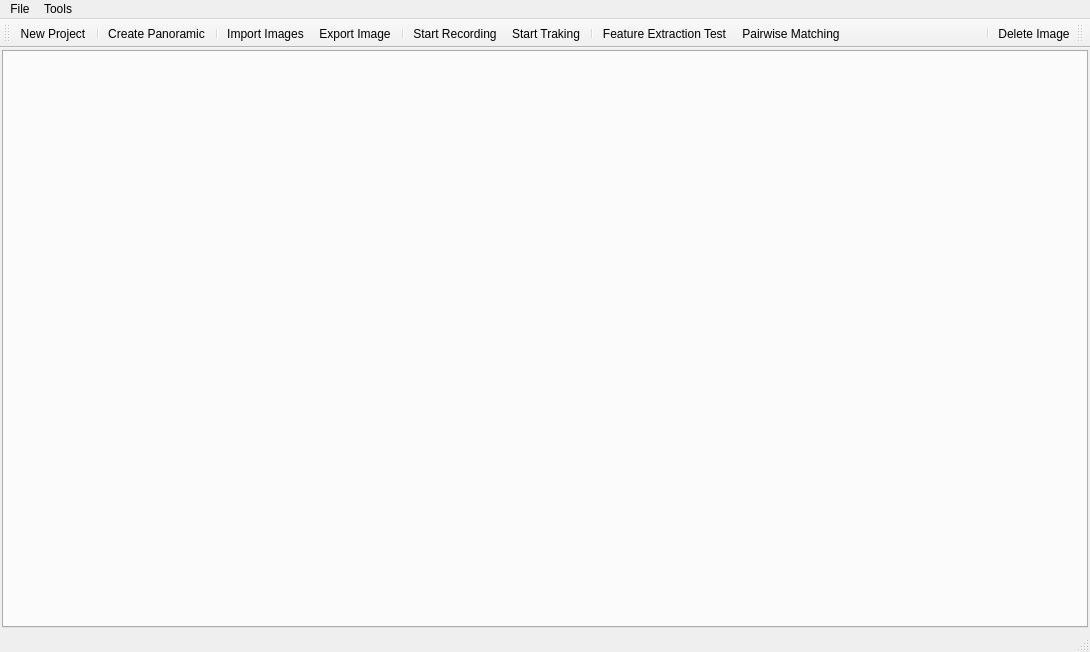
<?xml version="1.0" encoding="UTF-8"?>
<ui version="4.0">
 <class>MainWindow</class>
 <widget class="QMainWindow" name="MainWindow">
  <property name="geometry">
   <rect>
    <x>0</x>
    <y>0</y>
    <width>1090</width>
    <height>652</height>
   </rect>
  </property>
  <property name="acceptDrops">
   <bool>false</bool>
  </property>
  <property name="windowTitle">
   <string>MainWindow</string>
  </property>
  <property name="styleSheet">
   <string notr="true"/>
  </property>
  <widget class="QWidget" name="centralwidget">
   <layout class="QGridLayout" name="gridLayout">
    <property name="leftMargin">
     <number>2</number>
    </property>
    <property name="topMargin">
     <number>2</number>
    </property>
    <property name="rightMargin">
     <number>2</number>
    </property>
    <property name="bottomMargin">
     <number>2</number>
    </property>
    <item row="0" column="0">
     <widget class="QTabWidget" name="tabWidget">
      <property name="sizePolicy">
       <sizepolicy hsizetype="Expanding" vsizetype="Expanding">
        <horstretch>3</horstretch>
        <verstretch>0</verstretch>
       </sizepolicy>
      </property>
      <property name="styleSheet">
       <string notr="true"/>
      </property>
      <property name="currentIndex">
       <number>-1</number>
      </property>
     </widget>
    </item>
   </layout>
  </widget>
  <widget class="QMenuBar" name="menubar">
   <property name="geometry">
    <rect>
     <x>0</x>
     <y>0</y>
     <width>1090</width>
     <height>21</height>
    </rect>
   </property>
   <widget class="QMenu" name="menuArchivo">
    <property name="title">
     <string>File</string>
    </property>
    <addaction name="actionNew_Project"/>
   </widget>
   <widget class="QMenu" name="menuTools">
    <property name="title">
     <string>Tools</string>
    </property>
    <addaction name="actionAdvanced"/>
   </widget>
   <addaction name="menuArchivo"/>
   <addaction name="menuTools"/>
  </widget>
  <widget class="QStatusBar" name="statusbar"/>
  <widget class="QToolBar" name="toolBar">
   <property name="sizePolicy">
    <sizepolicy hsizetype="Maximum" vsizetype="Fixed">
     <horstretch>1</horstretch>
     <verstretch>0</verstretch>
    </sizepolicy>
   </property>
   <property name="acceptDrops">
    <bool>false</bool>
   </property>
   <property name="windowTitle">
    <string>toolBar</string>
   </property>
   <attribute name="toolBarArea">
    <enum>TopToolBarArea</enum>
   </attribute>
   <attribute name="toolBarBreak">
    <bool>false</bool>
   </attribute>
   <addaction name="actionNew_Project"/>
   <addaction name="separator"/>
   <addaction name="actionCreate_Panoramic"/>
   <addaction name="separator"/>
   <addaction name="actionImport_Images"/>
   <addaction name="actionExport_Image"/>
   <addaction name="separator"/>
   <addaction name="actionStart_Recording"/>
   <addaction name="actionStart_Traking"/>
   <addaction name="separator"/>
   <addaction name="actionFeature_Extraction"/>
   <addaction name="actionPairwise_Matching"/>
  </widget>
  <widget class="DropToolBar" name="dropToolBar">
   <property name="sizePolicy">
    <sizepolicy hsizetype="Minimum" vsizetype="Fixed">
     <horstretch>0</horstretch>
     <verstretch>0</verstretch>
    </sizepolicy>
   </property>
   <property name="acceptDrops">
    <bool>true</bool>
   </property>
   <property name="windowTitle">
    <string>toolBar_2</string>
   </property>
   <property name="layoutDirection">
    <enum>Qt::RightToLeft</enum>
   </property>
   <attribute name="toolBarArea">
    <enum>TopToolBarArea</enum>
   </attribute>
   <attribute name="toolBarBreak">
    <bool>false</bool>
   </attribute>
   <addaction name="actionDelete_Image"/>
   <addaction name="separator"/>
  </widget>
  <action name="actionImport_Images">
   <property name="icon">
    <iconset resource="qml.qrc">
     <normaloff>:/images/import.png</normaloff>:/images/import.png</iconset>
   </property>
   <property name="text">
    <string>Import Images</string>
   </property>
   <property name="toolTip">
    <string>Open explorer to add Images to merge...</string>
   </property>
   <property name="shortcut">
    <string>Alt+I</string>
   </property>
  </action>
  <action name="actionCreate_Panoramic">
   <property name="icon">
    <iconset resource="qml.qrc">
     <normaloff>:/imgpanoramic</normaloff>:/imgpanoramic</iconset>
   </property>
   <property name="text">
    <string>Create Panoramic</string>
   </property>
   <property name="shortcut">
    <string>Ctrl+Alt+P</string>
   </property>
  </action>
  <action name="actionNew_Project">
   <property name="icon">
    <iconset resource="qml.qrc">
     <normaloff>:/imgnewproject</normaloff>:/imgnewproject</iconset>
   </property>
   <property name="text">
    <string>New Project</string>
   </property>
   <property name="shortcut">
    <string>Alt+N</string>
   </property>
   <property name="iconVisibleInMenu">
    <bool>true</bool>
   </property>
  </action>
  <action name="actionDelete_Image">
   <property name="icon">
    <iconset resource="qml.qrc">
     <normaloff>:/imgtrashcan</normaloff>:/imgtrashcan</iconset>
   </property>
   <property name="text">
    <string>Delete Image</string>
   </property>
   <property name="toolTip">
    <string>Remove selected image or Drag and Drop a selected image to delete it</string>
   </property>
  </action>
  <action name="actionAdvanced">
   <property name="text">
    <string>Advanced</string>
   </property>
   <property name="toolTip">
    <string>Open Advanced Configuration Panel</string>
   </property>
  </action>
  <action name="actionFeature_Extraction">
   <property name="text">
    <string>Feature Extraction Test</string>
   </property>
   <property name="toolTip">
    <string>Test Button</string>
   </property>
  </action>
  <action name="actionPairwise_Matching">
   <property name="text">
    <string>Pairwise Matching</string>
   </property>
  </action>
  <action name="actionStart_Recording">
   <property name="icon">
    <iconset resource="qml.qrc">
     <normaloff>:/camera</normaloff>:/camera</iconset>
   </property>
   <property name="text">
    <string>Start Recording</string>
   </property>
   <property name="toolTip">
    <string>Connect to Camera to take Pictures</string>
   </property>
  </action>
  <action name="actionStart_Traking">
   <property name="icon">
    <iconset resource="qml.qrc">
     <normaloff>:/camerar</normaloff>:/camerar</iconset>
   </property>
   <property name="text">
    <string>Start Traking</string>
   </property>
   <property name="toolTip">
    <string>Start Traking</string>
   </property>
  </action>
  <action name="actionExport_Image">
   <property name="icon">
    <iconset resource="qml.qrc">
     <normaloff>:/images/export.png</normaloff>:/images/export.png</iconset>
   </property>
   <property name="text">
    <string>Export Image</string>
   </property>
   <property name="toolTip">
    <string>Open explorer to save Panoramic image</string>
   </property>
   <property name="shortcut">
    <string>Alt+E</string>
   </property>
  </action>
 </widget>
 <customwidgets>
  <customwidget>
   <class>DropToolBar</class>
   <extends>QToolBar</extends>
   <header>droptoolbar.h</header>
  </customwidget>
 </customwidgets>
 <resources>
  <include location="qml.qrc"/>
 </resources>
 <connections/>
</ui>
